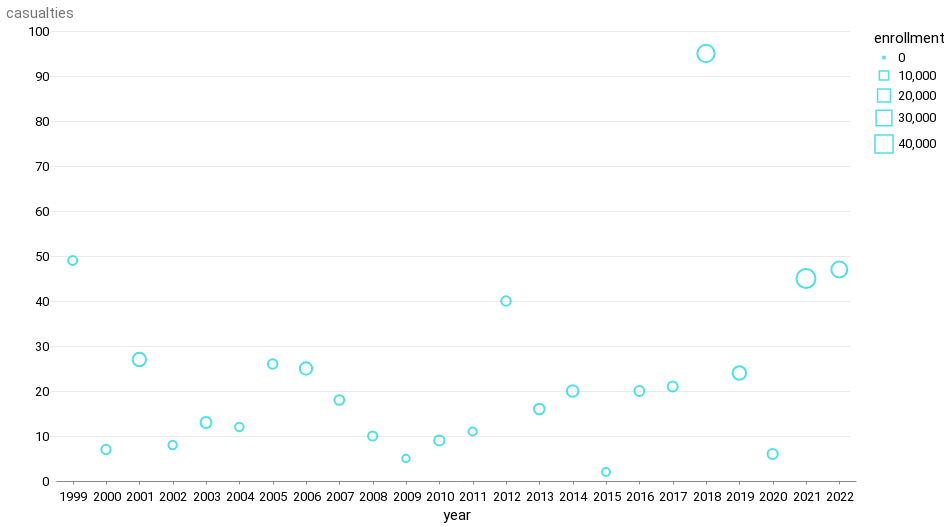

The notebook cell this image was saved under:
### Code cell
alt.Chart(grouped_victims).mark_point().encode(
    x=alt.X("year"), y=alt.Y("casualties"), size=alt.Size("enrollment")
)

### Figure 1 — Vega-Lite specification as saved in the notebook (floating-point values rounded to 4 significant figures)
{"config": {"view": {"width": 800, "height": 450, "strokeOpacity": 0}, "background": "#ffffff", "title": {"anchor": "start", "font": "Summit Sans", "fontColor": "palette[\"black\"]", "fontSize": 18, "fontWeight": "normal"}, "arc": {"fill": "#00d4d8"}, "area": {"fill": "#00d4d8"}, "line": {"stroke": "#00d4d8", "strokeWidth": 3}, "path": {"stroke": "#00d4d8"}, "rect": {"fill": "#00d4d8"}, "shape": {"stroke": "#00d4d8"}, "bar": {"fill": "#00d4d8"}, "point": {"stroke": "#00d4d8"}, "symbol": {"fill": "#00d4d8", "size": 30}, "axis": {"titleFont": "Roboto", "titleFontSize": 15, "titleFontWeight": "normal", "labelFont": "Roboto, sans", "labelFontSize": 13, "labelFontWeight": "normal"}, "axisX": {"labelAngle": 0, "labelPadding": 6, "tickSize": 3, "grid": false}, "axisY": {"labelBaseline": "middle", "maxExtent": 45, "minExtent": 45, "titleAlign": "left", "titleAngle": 0, "titleX": -45, "titleY": -11, "domainOpacity": 0, "gridWidth": 0.6, "gridColor": "#dddddd", "offset": 6, "tickSize": 0, "titleColor": "#767676"}, "legend": {"titleFont": "Roboto", "titleFontSize": 15, "titleFontWeight": "normal", "symbolType": "square", "labelFont": "Roboto, sans", "labelFontSize": 13}, "range": {"category": ["#005f66", "#e37e2d", "#d64a3b", "#76b0ef", "#c1bc40"], "diverging": ["#e68a4f", "#f4bb6a", "#f9e39c", "#dadfe2", "#a6b7c6", "#849eae"], "heatmap": ["#7ff6f6", "#00eeef", "#00d4d8", "#00abb2", "#00848b", "#fbf2c7", "#00363d"], "ordinal": ["#7ff6f6", "#00eeef", "#00d4d8", "#00abb2", "#00848b", "#fbf2c7", "#00363d"], "ramp": ["#7ff6f6", "#00eeef", "#00d4d8", "#00abb2", "#00848b", "#fbf2c7", "#00363d"]}}, "data": {"name": "data-18b55b37bd170fdea6e7a28c9b75ee2b"}, "mark": "point", "encoding": {"size": {"field": "enrollment", "type": "quantitative"}, "x": {"field": "year", "type": "nominal"}, "y": {"field": "casualties", "type": "quantitative"}}, "$schema": "https://vega.github.io/schema/vega-lite/v4.17.0.json", "datasets": {"data-18b55b37bd170fdea6e7a28c9b75ee2b": [{"year": "1999", "enrollment": 9345, "casualties": 49}, {"year": "2000", "enrollment": 10093, "casualties": 7}, {"year": "2001", "enrollment": 21379, "casualties": 27}, {"year": "2002", "enrollment": 8110, "casualties": 8}, {"year": "2003", "enrollment": 14028, "casualties": 13}, {"year": "2004", "enrollment": 8338, "casualties": 12}, {"year": "2005", "enrollment": 10751, "casualties": 26}, {"year": "2006", "enrollment": 18215, "casualties": 25}, {"year": "2007", "enrollment": 11023, "casualties": 18}, {"year": "2008", "enrollment": 9969, "casualties": 10}, {"year": "2009", "enrollment": 6445, "casualties": 5}, {"year": "2010", "enrollment": 12327, "casualties": 9}, {"year": "2011", "enrollment": 7852, "casualties": 11}, {"year": "2012", "enrollment": 10600, "casualties": 40}, {"year": "2013", "enrollment": 13325, "casualties": 16}, {"year": "2014", "enrollment": 16274, "casualties": 20}, {"year": "2015", "enrollment": 7176, "casualties": 2}, {"year": "2016", "enrollment": 11345, "casualties": 20}, {"year": "2017", "enrollment": 11767, "casualties": 21}, {"year": "2018", "enrollment": 36185, "casualties": 95}, {"year": "2019", "enrollment": 22055, "casualties": 24}, {"year": "2020", "enrollment": 12341, "casualties": 6}, {"year": "2021", "enrollment": 43971, "casualties": 45}, {"year": "2022", "enrollment": 30791, "casualties": 47}]}}
